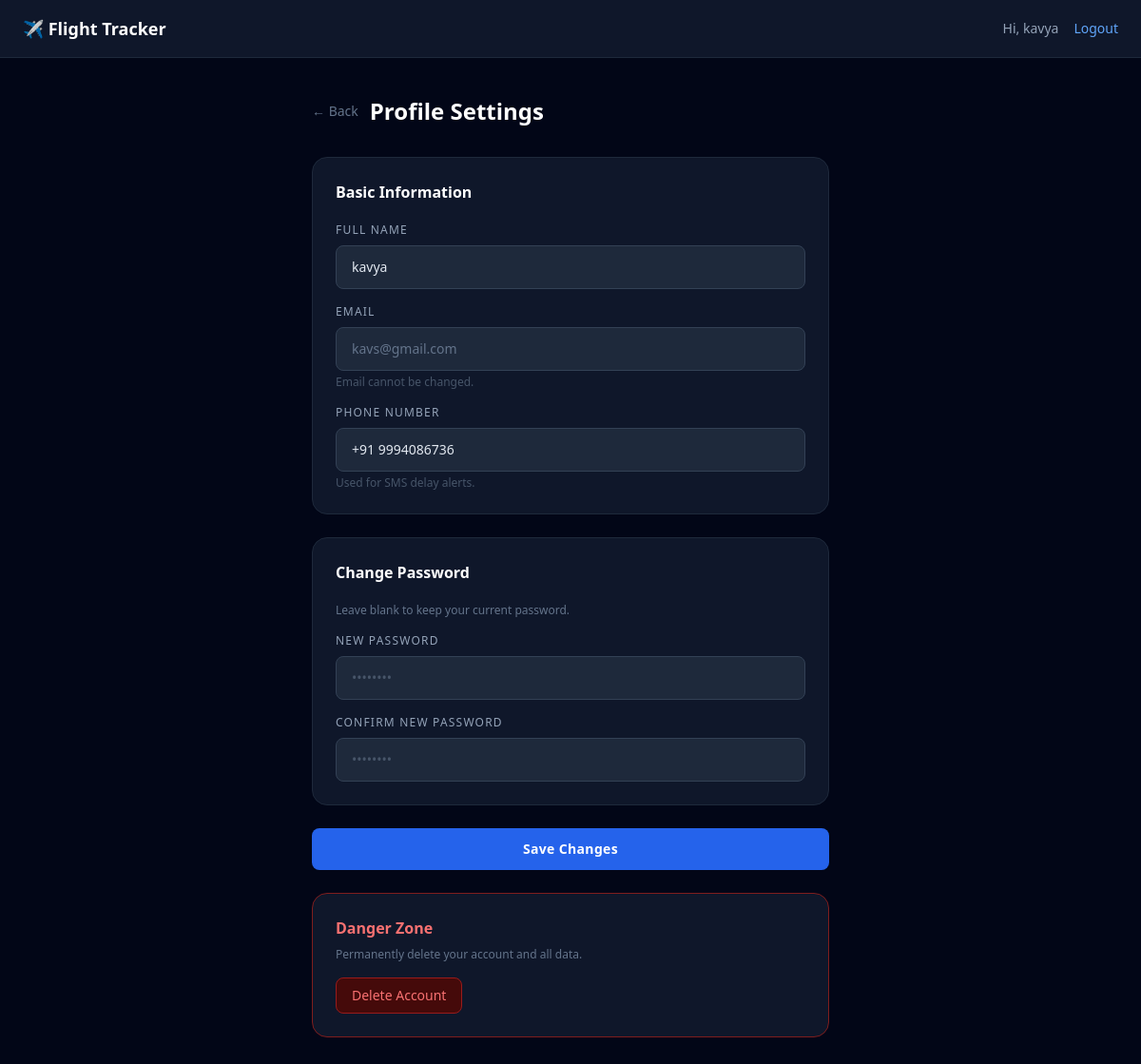
Screenshot of /profile (signed in) with the database file from the repository.
### models.py (models this page shows)
class User(UserMixin, db.Model):
    __tablename__ = "users"
    id         = db.Column(db.Integer, primary_key=True)
    name       = db.Column(db.String(100), nullable=False)
    email      = db.Column(db.String(150), unique=True, nullable=False)
    password   = db.Column(db.String(200), nullable=False)
    phone      = db.Column(db.String(20), nullable=True)
    created_at = db.Column(db.DateTime, default=datetime.utcnow)
    saved_flights = db.relationship("SavedFlight", backref="user", lazy=True)
    search_history = db.relationship("SearchHistory", backref="user", lazy=True)

### web.py (the view, shortened to what this page needs)
@app.route("/profile", methods=["GET", "POST"])
@login_required
def profile():
    return render_template("profile.html")

### web.py (called while the page is built)
@login_manager.user_loader
def load_user(user_id):
    return User.query.get(int(user_id))

### templates/profile.html (shortened to what this page needs)
<!DOCTYPE html>
<html lang="en">
<head>
    <script src="https://cdn.tailwindcss.com"></script>
</head>
<body class="bg-slate-950 min-h-screen text-slate-200">
    <nav class="bg-slate-900 border-b border-slate-800 px-6 py-4
                flex justify-between items-center">
        <a href="{{ url_for('index') }}"
           class="text-white font-bold text-lg">
            ✈️ Flight Tracker
        </a>
        <div class="flex items-center gap-4">
            <span class="text-slate-400 text-sm">Hi, {{ current_user.name }}</span>
            <a href="{{ url_for('auth.logout') }}"
               class="text-sm text-blue-400 hover:text-blue-300 transition">
                Logout
            </a>
        </div>
    </nav>
    <div class="max-w-xl mx-auto px-4 py-10">
        <div class="flex items-center gap-3 mb-8">
            <a href="{{ url_for('index') }}"
               class="text-slate-500 hover:text-slate-300 transition text-sm">
                ← Back
            </a>
            <h1 class="text-white font-bold text-2xl">Profile Settings</h1>
        </div>
        <form method="POST">
            <div class="bg-slate-900 rounded-2xl p-6 border border-slate-800 mb-6">
                <h2 class="text-white font-semibold text-base mb-5">
                    Basic Information
                </h2>
                <div class="mb-4">
                    <label class="block text-xs uppercase tracking-widest
                                  text-slate-400 mb-2">
                        Full Name
                    </label>
                    <input
                        name="name"
                        type="text"
                        value="{{ current_user.name }}"
                        class="w-full bg-slate-800 border border-slate-700
                               text-slate-200 rounded-lg px-4 py-3 text-sm
                               focus:outline-none focus:border-blue-500 transition"
                    >
                </div>
                <div class="mb-4">
                    <label class="block text-xs uppercase tracking-widest
                                  text-slate-400 mb-2">
                        Email
                    </label>
                    <input
                        type="email"
                        value="{{ current_user.email }}"
                        disabled
                        class="w-full bg-slate-800 border border-slate-700
                               text-slate-500 rounded-lg px-4 py-3 text-sm
                               cursor-not-allowed"
                    >
                    <p class="text-xs text-slate-600 mt-1">Email cannot be changed.</p>
                </div>
                <div>
                    <label class="block text-xs uppercase tracking-widest
                                  text-slate-400 mb-2">
                        Phone Number
                    </label>
                    <input
                        name="phone"
                        type="tel"
                        value="{{ current_user.phone or '' }}"
                        placeholder="+91XXXXXXXXXX"
                        class="w-full bg-slate-800 border border-slate-700
                               text-slate-200 placeholder-slate-600 rounded-lg
                               px-4 py-3 text-sm focus:outline-none
                               focus:border-blue-500 transition"
                    >
                    <p class="text-xs text-slate-600 mt-1">
                        Used for SMS delay alerts.
                    </p>
                </div>
            </div>
            <div class="bg-slate-900 rounded-2xl p-6 border border-slate-800 mb-6">
                <h2 class="text-white font-semibold text-base mb-5">
                    Change Password
                </h2>
                <p class="text-xs text-slate-500 mb-4">
                    Leave blank to keep your current password.
                </p>
                <div class="mb-4">
                    <label class="block text-xs uppercase tracking-widest
                                  text-slate-400 mb-2">
                        New Password
                    </label>
                    <input
                        name="new_password"
                        type="password"
                        placeholder="••••••••"
                        class="w-full bg-slate-800 border border-slate-700
                               text-slate-200 placeholder-slate-600 rounded-lg
                               px-4 py-3 text-sm focus:outline-none
                               focus:border-blue-500 transition"
                    >
                </div>
                <div>
                    <label class="block text-xs uppercase tracking-widest
                                  text-slate-400 mb-2">
                        Confirm New Password
                    </label>
                    <input
                        name="confirm_password"
                        type="password"
                        placeholder="••••••••"
                        class="w-full bg-slate-800 border border-slate-700
                               text-slate-200 placeholder-slate-600 rounded-lg
                               px-4 py-3 text-sm focus:outline-none
                               focus:border-blue-500 transition"
                    >
                </div>
            </div>
            <button
                type="submit"
                class="w-full bg-blue-600 hover:bg-blue-700 text-white
                       font-semibold py-3 rounded-lg text-sm tracking-wide
                       transition"
            >
                Save Changes
            </button>
        </form>
        <div class="bg-slate-900 rounded-2xl p-6 border border-red-900 mt-6">
            <h2 class="text-red-400 font-semibold text-base mb-2">
                Danger Zone
            </h2>
            <p class="text-slate-500 text-xs mb-4">
                Permanently delete your account and all data.
            </p>
            <form method="POST" action="{{ url_for('delete_account') }}"
                  onsubmit="return confirm('Are you sure? This cannot be undone.')">
                <button
                    type="submit"
                    class="px-4 py-2 bg-red-950 hover:bg-red-900 text-red-400
                           border border-red-800 rounded-lg text-sm transition"
                >
                    Delete Account
                </button>
            </form>
        </div>
    </div>
</body>
</html>

### rows the page displays
User: name "kavya", email "kavs@gmail.com", phone "+91 9994086736"
